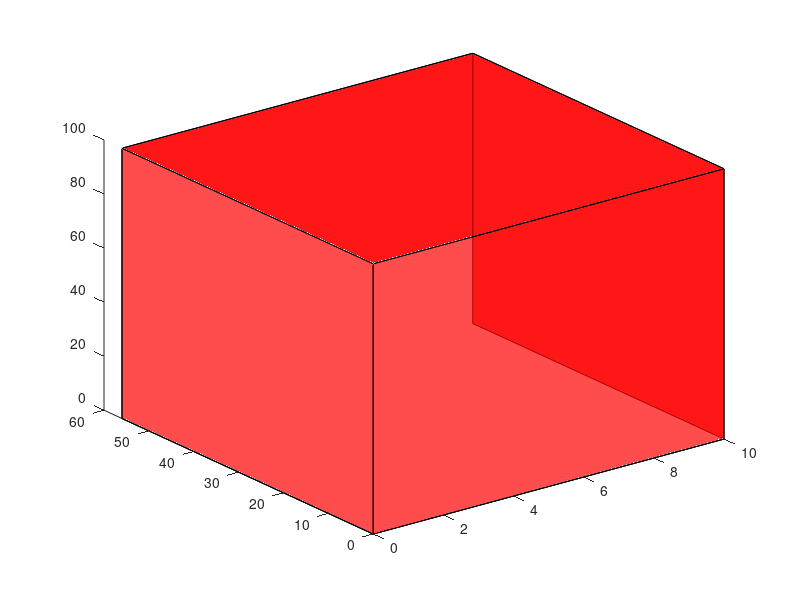

MATLAB code to generate this figure:
##PLOTCUBE
## SOURCE:https://www.mathworks.com/matlabcentral/fileexchange/15161-plotcube
## AUTHOR: ADAM DANZ
function h = PLOTCUBE(varargin) 
inArgs = { ... 
[10 56 100] , ... % Default edge sizes (x,y and z) 
0*[10 10 10] , ... % Default coordinates of the origin point of the cube 
.7 , ... % Default alpha value for the cube's faces 
[1 0 0] , ... % Default Color for the cube 
gca ... % default axis 
}; 
% Replace default input arguments by input values 
inArgs(1:nargin) = varargin; 
% Create all variables 
[edges,origin,alpha,clr,axh] = deal(inArgs{:}); 
XYZ = { ... 
[0 0 0 0] [0 0 1 1] [0 1 1 0] ; ... 
[1 1 1 1] [0 0 1 1] [0 1 1 0] ; ... 
[0 1 1 0] [0 0 0 0] [0 0 1 1] ; ... 
[0 1 1 0] [1 1 1 1] [0 0 1 1] ; ... 
[0 1 1 0] [0 0 1 1] [0 0 0 0] ; ... 
[0 1 1 0] [0 0 1 1] [1 1 1 1] ... 
}; 
XYZ = mat2cell(... 
cellfun( @(x,y,z) x*y+z , ... 
XYZ , ... 
repmat(num2cell(edges),6,1) , ... 
repmat(num2cell(origin),6,1) , ... 
'UniformOutput',false), ... 
6,[1 1 1]); 
h = cellfun(@patch,repmat({axh},6,1),... 
XYZ{1},XYZ{2},XYZ{3},... 
repmat({clr},6,1),... 
repmat({'FaceAlpha'},6,1),... 
repmat({alpha},6,1)... 
); 
view(3);